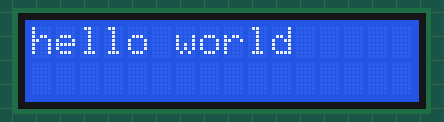
This sketch was run on a simulated Arduino Uno, built with avr-gcc and run on an emulated ATmega328P. Shown: 16×2 character LCD.

Above: at 0.23 s.
At 0.86 s:
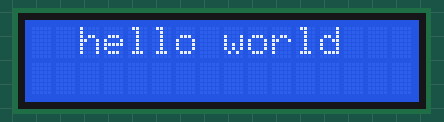
At 1.49 s:
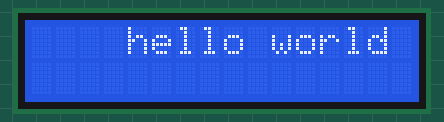
At 3.06 s:
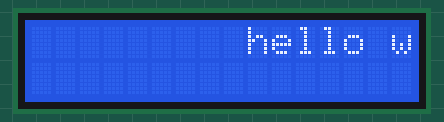
At 4.31 s:
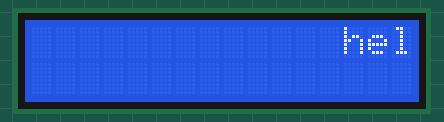
At 5.88 s:
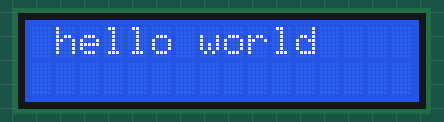

The sketch:

baimorong1.ino
```cpp
#include <Wire.h>
#include <LiquidCrystal_I2C.h>

LiquidCrystal_I2C lcd(0x27, 16, 2);

void setup() {
  lcd.init();
  lcd.backlight();
}

void loop() {
  for (int i = 0; i <= 16; i++) {
    lcd.clear();
    lcd.setCursor(i, 0);
    lcd.print("hello world");
    delay(300);
  }
}
```

Measured:
- by itself, everything shown: repeats every 5.3 s, in 17 steps
